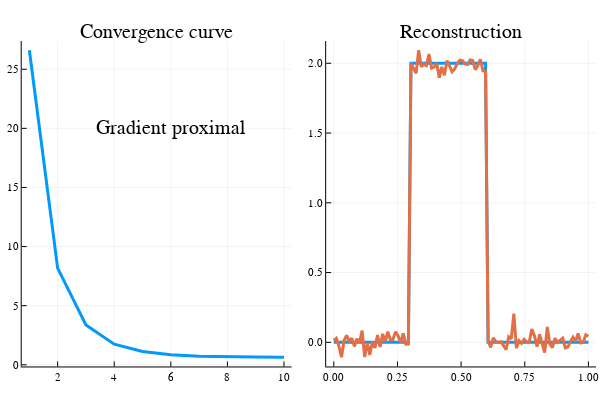

Notebook source saved alongside this figure:
### Code cell
#Initialisation
#x = 1000*ones(n,1);
x = zeros(n,1);
xbest=x;
i = 0;
fbest =1000000; # $f_{best}^0$
histo_grad_prox =[];# Suite des itérés f_{best}^k 

lambda0=1e-2;
itermax_grad_prox=10;
alpha0=1;
beta=0.5;

xp=x;
ap=alpha0;

while i < itermax_grad_prox
    i = i + 1;
    # Insérer votre code
    ap = search_step(ap,xp,y,H,W,beta,lambda0)
    xp = proxh(xp-ap*gradg(xp,y,H,W),ap*lambda0)
    
    if evalf(xp,y,H,W,lambda0) < fbest
        fbest = evalf(xp,y,H,W,lambda0)
        xbest = xp
    end
    
    # Fin insérer code
    
    # Stockage
    append!( histo_grad_prox, fbest)
end
#histo_grad_prox
#Affichage des courbes de convergence
plotly();
iter_grad_prox=1:itermax_grad_prox;
x=[xt,xbest];

p3 = plot(iter_grad_prox,histo_grad_prox,title="Convergence curve",label=["f"],lw=3, ann=[(6,20,"Gradient proximal")])
p4 = plot(px,x,title="Reconstruction",label=["True solution" "Optimized solution"],lw=3)
plot(p3,p4,layout=(1,2),legend=false)

### Figure 1 — Plotly figure (JSON) as saved in the notebook; plotly's stock layout.template omitted (floating-point values rounded to 4 significant figures)
{"data": [{"colorbar": {"title": ""}, "legendgroup": ["f"], "line": {"color": "rgba(0, 154, 250, 1.000)", "dash": "solid", "shape": "linear", "width": 3}, "mode": "lines", "name": ["f"], "showlegend": true, "type": "scatter", "x": [1, 2, 3, 4, 5, 6, 7, 8, 9, 10], "xaxis": "x1", "y": [26.61, 8.181, 3.366, 1.75, 1.12, 0.8528, 0.7335, 0.6783, 0.6521, 0.6396], "yaxis": "y1", "zmax": null, "zmin": null}, {"colorbar": {"title": ""}, "legendgroup": "True solution", "line": {"color": "rgba(0, 154, 250, 1.000)", "dash": "solid", "shape": "linear", "width": 3}, "mode": "lines", "name": "True solution", "showlegend": true, "type": "scatter", "x": [0, 0.0101, 0.0202, 0.0303, 0.0404, 0.05051, 0.06061, 0.07071, 0.08081, 0.09091, 0.101, 0.1111, 0.1212, 0.1313, 0.1414, 0.1515, 0.1616, 0.1717, 0.1818, 0.1919, 0.202, 0.2121, 0.2222, 0.2323, 0.2424, 0.2525, 0.2626, 0.2727, 0.2828, 0.2929, 0.303, 0.3131, 0.3232, 0.3333, 0.3434, 0.3535, 0.3636, 0.3737, 0.3838, 0.3939, 0.404, 0.4141, 0.4242, 0.4343, 0.4444, 0.4545, 0.4646, 0.4747, 0.4848, 0.4949, 0.5051, 0.5152, 0.5253, 0.5354, 0.5455, 0.5556, 0.5657, 0.5758, 0.5859, 0.596, 0.6061, 0.6162, 0.6263, 0.6364, 0.6465, 0.6566, 0.6667, 0.6768, 0.6869, 0.697, 0.7071, 0.7172, 0.7273, 0.7374, 0.7475, 0.7576, 0.7677, 0.7778, 0.7879, 0.798, 0.8081, 0.8182, 0.8283, 0.8384, 0.8485, 0.8586, 0.8687, 0.8788, 0.8889, 0.899, 0.9091, 0.9192, 0.9293, 0.9394, 0.9495, 0.9596, 0.9697, 0.9798, 0.9899, 1], "xaxis": "x2", "y": [0, 0, 0, 0, 0, 0, 0, 0, 0, 0, 0, 0, 0, 0, 0, 0, 0, 0, 0, 0, 0, 0, 0, 0, 0, 0, 0, 0, 0, 0, 2, 2, 2, 2, 2, 2, 2, 2, 2, 2, 2, 2, 2, 2, 2, 2, 2, 2, 2, 2, 2, 2, 2, 2, 2, 2, 2, 2, 2, 2, 0, 0, 0, 0, 0, 0, 0, 0, 0, 0, 0, 0, 0, 0, 0, 0, 0, 0, 0, 0, 0, 0, 0, 0, 0, 0, 0, 0, 0, 0, 0, 0, 0, 0, 0, 0, 0, 0, 0, 0], "yaxis": "y2", "zmax": null, "zmin": null}, {"colorbar": {"title": ""}, "legendgroup": "Optimized solution", "line": {"color": "rgba(227, 111, 71, 1.000)", "dash": "solid", "shape": "linear", "width": 3}, "mode": "lines", "name": "Optimized solution", "showlegend": true, "type": "scatter", "x": [0, 0.0101, 0.0202, 0.0303, 0.0404, 0.05051, 0.06061, 0.07071, 0.08081, 0.09091, 0.101, 0.1111, 0.1212, 0.1313, 0.1414, 0.1515, 0.1616, 0.1717, 0.1818, 0.1919, 0.202, 0.2121, 0.2222, 0.2323, 0.2424, 0.2525, 0.2626, 0.2727, 0.2828, 0.2929, 0.303, 0.3131, 0.3232, 0.3333, 0.3434, 0.3535, 0.3636, 0.3737, 0.3838, 0.3939, 0.404, 0.4141, 0.4242, 0.4343, 0.4444, 0.4545, 0.4646, 0.4747, 0.4848, 0.4949, 0.5051, 0.5152, 0.5253, 0.5354, 0.5455, 0.5556, 0.5657, 0.5758, 0.5859, 0.596, 0.6061, 0.6162, 0.6263, 0.6364, 0.6465, 0.6566, 0.6667, 0.6768, 0.6869, 0.697, 0.7071, 0.7172, 0.7273, 0.7374, 0.7475, 0.7576, 0.7677, 0.7778, 0.7879, 0.798, 0.8081, 0.8182, 0.8283, 0.8384, 0.8485, 0.8586, 0.8687, 0.8788, 0.8889, 0.899, 0.9091, 0.9192, 0.9293, 0.9394, 0.9495, 0.9596, 0.9697, 0.9798, 0.9899, 1], "xaxis": "x2", "y": [0.01297, 0.0284, -0.02925, -0.107, 0.01467, 0.04985, 0.003401, 0.02925, -0.02924, 0.02515, -0.002398, 0.08434, -0.1042, -0.00425, -0.09003, 0.003916, -0.03985, 0.05162, -0.03247, 0.0607, 0.003177, 0.07585, 0.01655, 0.02014, 0.07527, 0.04754, -0.003496, 0.06452, -0.01348, -0.013, 1.998, 1.963, 1.928, 2.093, 1.975, 1.992, 1.983, 2.066, 1.965, 1.973, 2.002, 1.896, 1.975, 1.914, 2.018, 1.981, 1.939, 1.959, 1.998, 2.022, 2.019, 1.996, 1.991, 2.023, 2.02, 1.954, 1.984, 2.029, 1.946, 1.941, 0.008771, -0.03673, 0.03166, 0.005022, 0.001112, 0.004478, -0.02792, -0.05285, 0.0398, 0.02479, 0.2058, -0.04164, 0.01191, -0.007788, 0.02159, 0.003644, 0.002356, 0.0945, 0.04804, -0.03161, 0.05721, -0.006284, -0.07308, 0.11, -0.01182, -0.03814, 0.02959, -6.954e-05, 0.01287, 0.02932, -0.03936, -0.03348, 0.004916, 0.0372, 0.00564, 0.06393, -0.004405, 0.0001423, 0.0544, 0.04385], "yaxis": "y2", "zmax": null, "zmin": null}], "layout": {"annotations": [{"font": {"color": "rgba(0, 0, 0, 1.000)", "family": "sans-serif", "size": 20}, "rotation": 0, "showarrow": false, "text": "Convergence curve", "x": 0.2611, "xanchor": "center", "xref": "paper", "y": 1, "yanchor": "top", "yref": "paper"}, {"font": {"color": "rgba(0, 0, 0, 1.000)", "family": "sans-serif", "size": 20}, "rotation": 0, "showarrow": false, "text": "Gradient proximal", "x": 6, "xanchor": "center", "xref": "x1", "y": 20, "yanchor": "middle", "yref": "y1"}, {"font": {"color": "rgba(0, 0, 0, 1.000)", "family": "sans-serif", "size": 20}, "rotation": 0, "showarrow": false, "text": "Reconstruction", "x": 0.7685, "xanchor": "center", "xref": "paper", "y": 1, "yanchor": "top", "yref": "paper"}], "height": 400, "margin": {"b": 20, "l": 0, "r": 0, "t": 20}, "paper_bgcolor": "rgba(255, 255, 255, 1.000)", "plot_bgcolor": "rgba(255, 255, 255, 1.000)", "showlegend": false, "width": 600, "xaxis1": {"anchor": "y1", "domain": [0.03619, 0.486], "gridcolor": "rgba(0, 0, 0, 0.100)", "gridwidth": 0.5, "linecolor": "rgba(0, 0, 0, 1.000)", "mirror": false, "range": [0.73, 10.27], "showgrid": true, "showline": true, "showticklabels": true, "tickangle": 0, "tickcolor": "rgb(0, 0, 0)", "tickfont": {"color": "rgba(0, 0, 0, 1.000)", "family": "sans-serif", "size": 11}, "tickmode": "array", "ticks": "inside", "ticktext": ["2", "4", "6", "8", "10"], "tickvals": [2, 4, 6, 8, 10], "title": "", "titlefont": {"color": "rgba(0, 0, 0, 1.000)", "family": "sans-serif", "size": 15}, "type": "-", "visible": true, "zeroline": false, "zerolinecolor": "rgba(0, 0, 0, 1.000)"}, "xaxis2": {"anchor": "y2", "domain": [0.5436, 0.9934], "gridcolor": "rgba(0, 0, 0, 0.100)", "gridwidth": 0.5, "linecolor": "rgba(0, 0, 0, 1.000)", "mirror": false, "range": [-0.03, 1.03], "showgrid": true, "showline": true, "showticklabels": true, "tickangle": 0, "tickcolor": "rgb(0, 0, 0)", "tickfont": {"color": "rgba(0, 0, 0, 1.000)", "family": "sans-serif", "size": 11}, "tickmode": "array", "ticks": "inside", "ticktext": ["0.00", "0.25", "0.50", "0.75", "1.00"], "tickvals": [0, 0.25, 0.5, 0.75, 1], "title": "", "titlefont": {"color": "rgba(0, 0, 0, 1.000)", "family": "sans-serif", "size": 15}, "type": "-", "visible": true, "zeroline": false, "zerolinecolor": "rgba(0, 0, 0, 1.000)"}, "yaxis1": {"anchor": "x1", "domain": [0.03762, 0.9415], "gridcolor": "rgba(0, 0, 0, 0.100)", "gridwidth": 0.5, "linecolor": "rgba(0, 0, 0, 1.000)", "mirror": false, "range": [-0.1394, 27.38], "showgrid": true, "showline": true, "showticklabels": true, "tickangle": 0, "tickcolor": "rgb(0, 0, 0)", "tickfont": {"color": "rgba(0, 0, 0, 1.000)", "family": "sans-serif", "size": 11}, "tickmode": "array", "ticks": "inside", "ticktext": ["0", "5", "10", "15", "20", "25"], "tickvals": [0, 5, 10, 15, 20, 25], "title": "", "titlefont": {"color": "rgba(0, 0, 0, 1.000)", "family": "sans-serif", "size": 15}, "type": "-", "visible": true, "zeroline": false, "zerolinecolor": "rgba(0, 0, 0, 1.000)"}, "yaxis2": {"anchor": "x2", "domain": [0.03762, 0.9415], "gridcolor": "rgba(0, 0, 0, 0.100)", "gridwidth": 0.5, "linecolor": "rgba(0, 0, 0, 1.000)", "mirror": false, "range": [-0.173, 2.159], "showgrid": true, "showline": true, "showticklabels": true, "tickangle": 0, "tickcolor": "rgb(0, 0, 0)", "tickfont": {"color": "rgba(0, 0, 0, 1.000)", "family": "sans-serif", "size": 11}, "tickmode": "array", "ticks": "inside", "ticktext": ["0.0", "0.5", "1.0", "1.5", "2.0"], "tickvals": [0, 0.5, 1, 1.5, 2], "title": "", "titlefont": {"color": "rgba(0, 0, 0, 1.000)", "family": "sans-serif", "size": 15}, "type": "-", "visible": true, "zeroline": false, "zerolinecolor": "rgba(0, 0, 0, 1.000)"}}}
